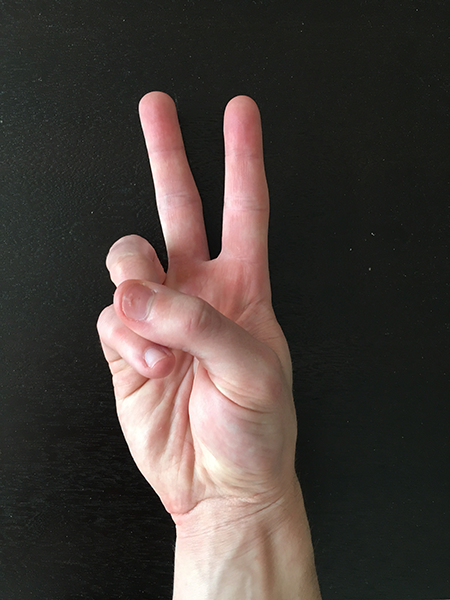
#> input picture hand_03.png, 450 x 600 px
$ python extreme_points.py
#> lines starting #> are read from the running program, lines starting #| are printed output that depends on the picture; after the words box and inside, x2 and y2 are one past the last pixel; in counts of white or black regions, pixels touching at a corner belong together
# USAGE
# python extreme_points.py

# import the necessary packages
import imutils
import cv2
from scipy.spatial import distance as dist

# load the image, convert it to grayscale, and blur it slightly
image = cv2.imread("hand_03.png")
#> image is the input picture: shape (600, 450, 3); mean B, G, R 57.1, 61.6, 69.9
gray = cv2.cvtColor(image, cv2.COLOR_BGR2GRAY)
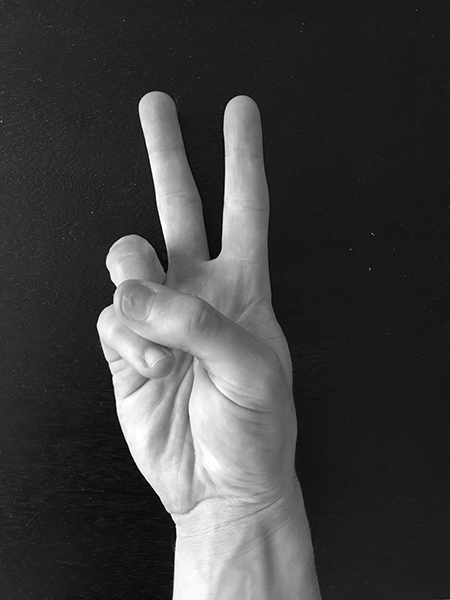
#> gray: shape (600, 450); min 0, max 255, mean 63.6
gray = cv2.GaussianBlur(gray, (5, 5), 0)
ret3,gray = cv2.threshold(gray,0,255,cv2.THRESH_BINARY_INV+cv2.THRESH_OTSU)
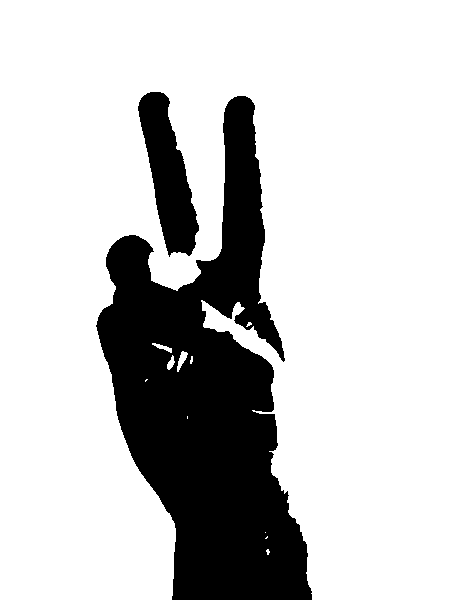
#> gray: shape (600, 450); 78.1% white; 2 black regions, box (x1, y1, x2, y2) and area: (96, 96, 312, 600) 53797, (138, 92, 199, 257) 5254
#> ret3 = 102
# threshold the image, then perform a series of erosions +
# dilations to remove any small regions of noise
thresh = cv2.threshold(gray, 45, 255, cv2.THRESH_BINARY)[1]
thresh = cv2.erode(thresh, None, iterations=2)
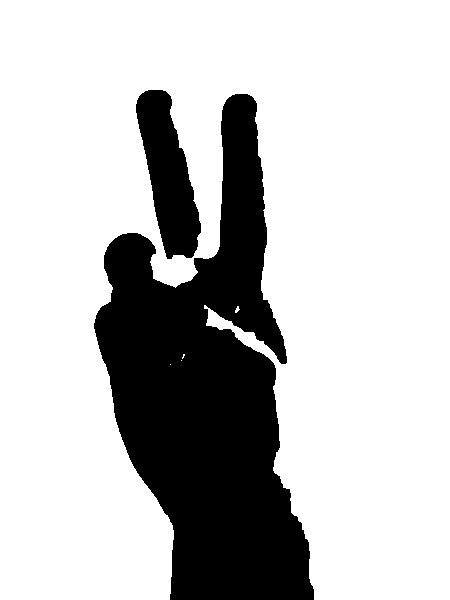
#> thresh: shape (600, 450); 76.2% white; 2 black regions, box (x1, y1, x2, y2) and area: (94, 94, 314, 600) 57941, (136, 90, 201, 259) 6216
thresh = cv2.dilate(thresh, None, iterations=2)
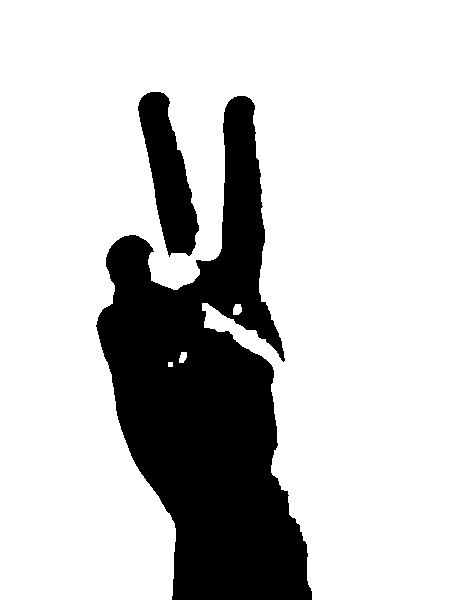
#> thresh: shape (600, 450); 78% white; 2 black regions

# find contours in thresholded image, then grab the largest
# one
cnts = cv2.findContours(gray.copy(), cv2.RETR_EXTERNAL,
	cv2.CHAIN_APPROX_SIMPLE)
#> cnts = 11 contours, 7 with area under 20; largest, box (x1, y1, x2, y2) and area: (0, 0, 450, 600) 214156, (177, 351, 188, 372) 83, (152, 343, 172, 353) 54, (167, 355, 175, 370) 50
cnts = imutils.grab_contours(cnts)
c = max(cnts, key=cv2.contourArea)
#> c = contour of 664 points, box (x1, y1, x2, y2) (0, 0, 450, 600), area 214156

# determine the most extreme points along the contour
extLeft = tuple(c[c[:, :, 0].argmin()][0])
#> extLeft = (0, 0)
extRight = tuple(c[c[:, :, 0].argmax()][0])
#> extRight = (449, 599)
extTop = tuple(c[c[:, :, 1].argmin()][0])
#> extTop = (0, 0)
extBot = tuple(c[c[:, :, 1].argmax()][0])
#> extBot = (0, 599)

dB = dist.euclidean((extLeft[0], extRight[0]), (extLeft[1], extRight[1]))
#> dB = 150

cv2.putText(image, "{:.1f}in".format(dB),
		 (10,500), cv2.FONT_HERSHEY_SIMPLEX, 0.65, (255, 255, 255), 2)

# draw the outline of the object, then draw each of the
# extreme points, where the left-most is red, right-most
# is green, top-most is blue, and bottom-most is teal
cv2.drawContours(image, [c], -1, (0, 255, 255), 2)
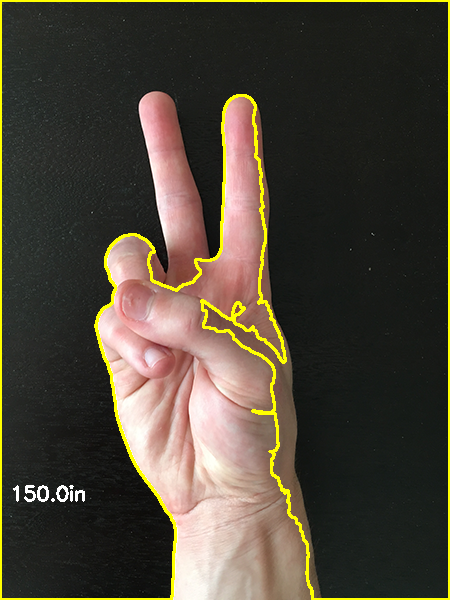
#> image: shape (600, 450, 3); mean B, G, R 55.6, 68.6, 76.4
cv2.circle(image, extLeft, 6, (0, 0, 255), -1)
#> image: shape (600, 450, 3); 0.01% of pixels changed, all inside (x1, y1, x2, y2) = (0, 0, 7, 7)
cv2.circle(image, extRight, 6, (0, 255, 0), -1)
#> image: shape (600, 450, 3); mean B, G, R 55.6, 68.6, 76.4
cv2.circle(image, extTop, 6, (255, 0, 0), -1)
#> image: shape (600, 450, 3); mean B, G, R 55.6, 68.6, 76.3
cv2.circle(image, extBot, 6, (255, 255, 0), -1)
#> image: shape (600, 450, 3); mean B, G, R 55.6, 68.6, 76.3

# show the output image
cv2.namedWindow('Image',cv2.WINDOW_NORMAL )
cv2.imshow("Image", image)
cv2.waitKey(0)

$ run again, with hand_01.png copied over hand_03.png
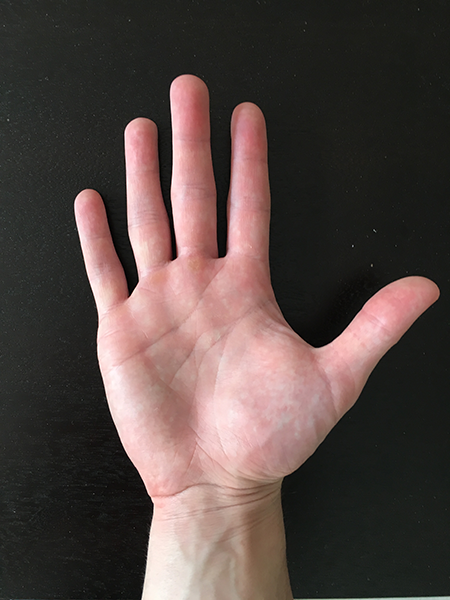
#> input picture hand_01.png, 450 x 600 px
#> image is the input picture: shape (600, 450, 3); mean B, G, R 67.3, 70.8, 84.8
#> `ret3,gray = cv2.threshold(gray,0,255,cv2.THRESH_BINARY_INV+cv2.THRESH_..`:
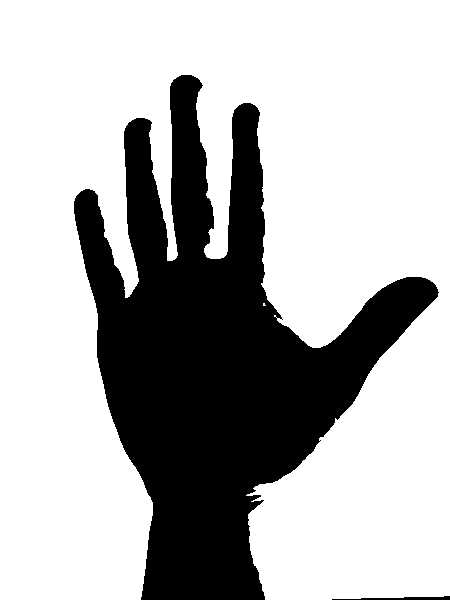
#> gray: shape (600, 450); 70.5% white; 2 black regions, box (x1, y1, x2, y2) and area: (74, 75, 439, 600) 79513, (332, 596, 450, 600) 259
#> ret3 = 103
#> cnts = 2 contours, 1 with area under 20; largest, box (x1, y1, x2, y2) and area: (0, 0, 450, 600) 188120
#> c = contour of 882 points, box (x1, y1, x2, y2) (0, 0, 450, 600), area 188120
#> extLeft = (0, 0)
#> extRight = (449, 595)
#> extTop = (0, 0)
#> extBot = (0, 599)
#> dB = 146
#> `cv2.drawContours(image, [c], -1, (0, 255, 255), 2)`:
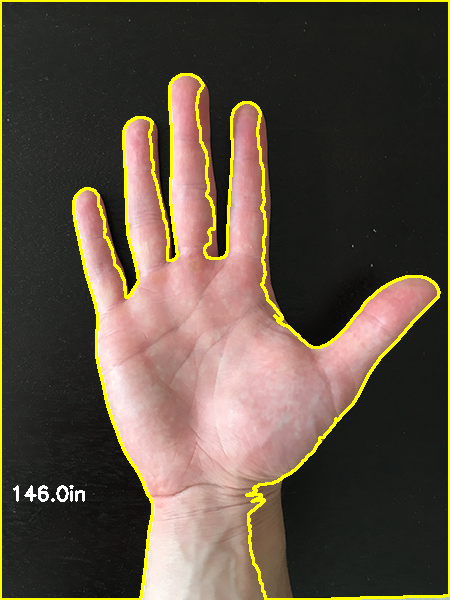
#> image: shape (600, 450, 3); mean B, G, R 65, 79.6, 92.7
